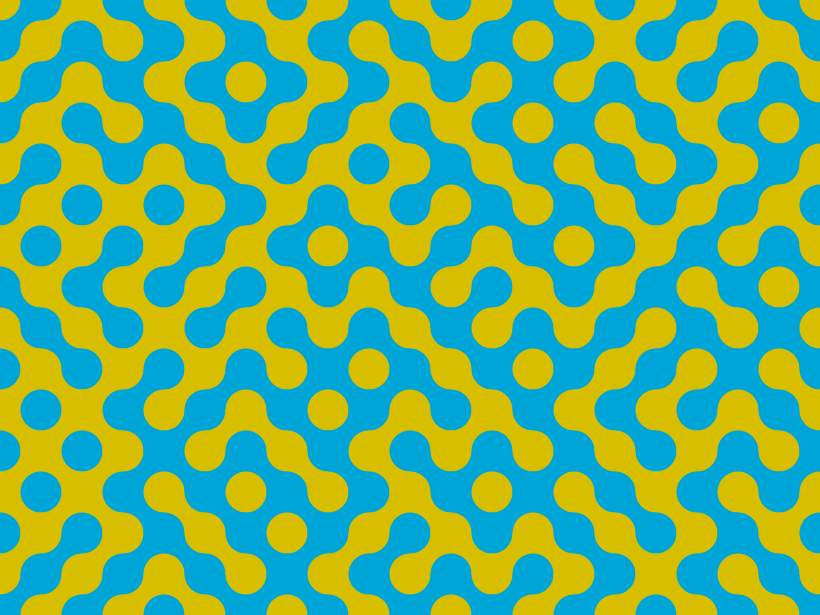
Frame 1 (no input)
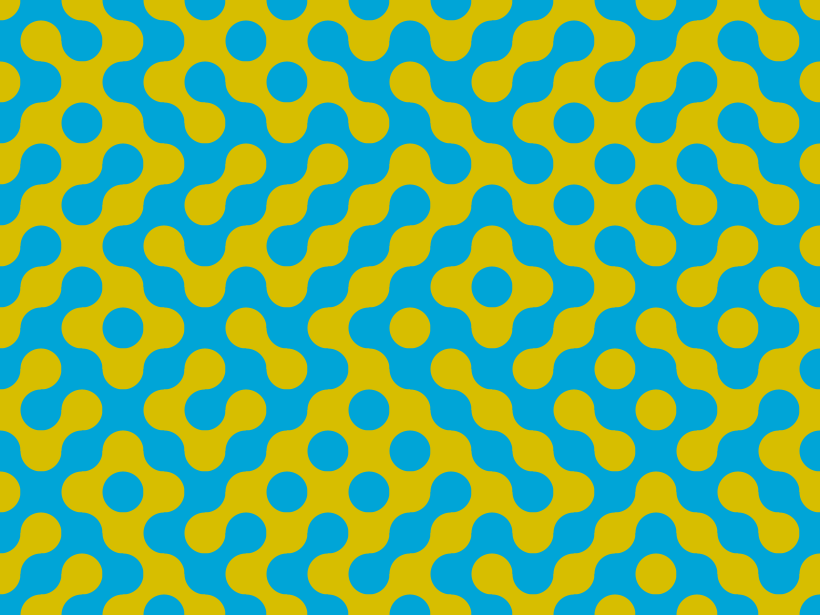
Frame 2 (the mouse pressed at the canvas centre, redrawn once)

The Processing sketch that drew these frames (run headless with seeded random() and noise(); the mouse was pressed at the canvas centre and the sketch redrawn once):

// Processing sketch: sketch_truchet_tiling
// ── sketch_truchet_tiling.pde
int tileSize = 41;
color color1 = color(215, 190, 0);
color color2 = color(0, 165, 215);

void setup() {
    size(820, 615);
    noStroke();
}

void draw() {
    for (int x = 0; x < width; x += tileSize) {
        for (int y = 0; y < height; y += tileSize) {
            int r = int(random(2));
            //println(r);
            if (r == 0) {
                fill(color1);
            } else {
                fill(color2);    
            }
            rect(x, y, tileSize, tileSize);
        }
    }
    
    for (int x = 0; x < width + 1; x += tileSize) {
        for (int y = 0; y < height + 1; y += tileSize) {
            //println(x + " + " + y + " = ",x+y);
            if ((x + y) % 2 == 0) {
                fill(color1);
            } else {
                fill(color2);    
            }
            ellipse(x, y, tileSize, tileSize);
        }
    }
    
    noLoop();
}

void mouseReleased() {
    loop();
    color1 = color(random(255), random(255), random(255));
    color2 = color(random(255), random(255), random(255));
}
